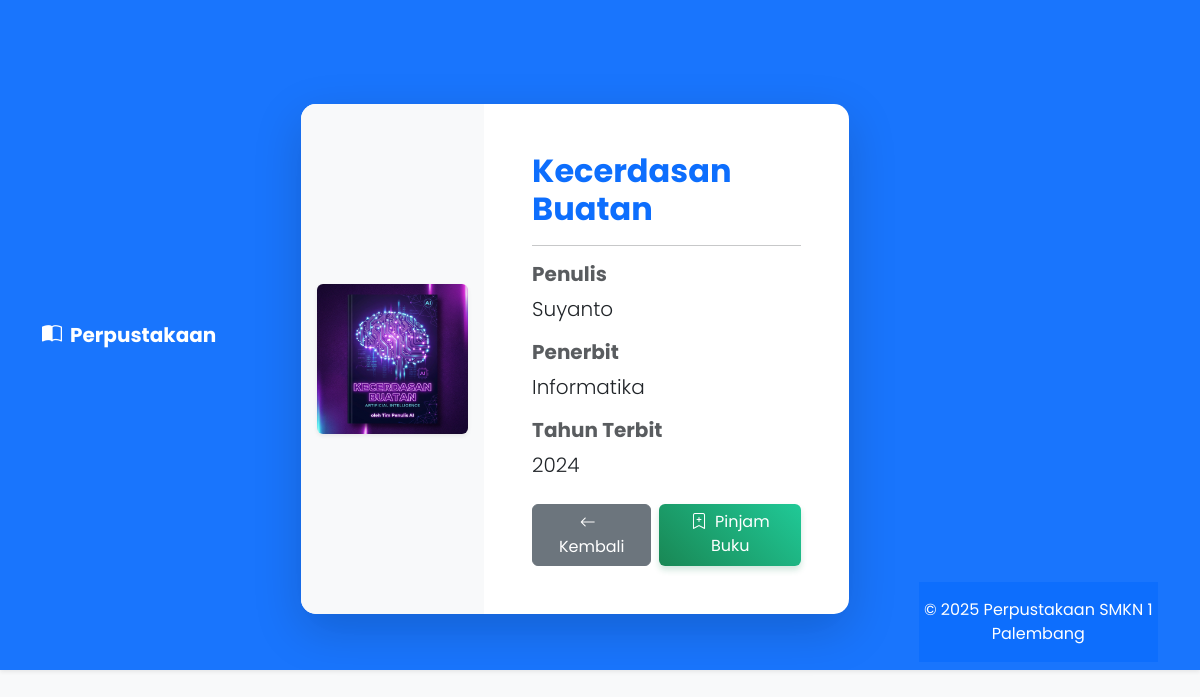
/Perpus/detail_buku.php?id=5 (signed in), run on the app's committed database.
### tables this page shows
CREATE TABLE `buku` (
  `id_buku` int NOT NULL,
  `judul` varchar(255) NOT NULL,
  `penulis` varchar(255) NOT NULL,
  `penerbit` varchar(255) DEFAULT NULL,
  `tahun_terbit` year DEFAULT NULL,
  `cover` varchar(255) DEFAULT NULL,
  `kategori` varchar(100) DEFAULT NULL,
  `isbn` varchar(20) DEFAULT NULL,
  `stok` int DEFAULT '0'
);

### Perpus/detail_buku.php (the view, shortened to what this page needs)
<?php
include 'koneksi.php';
$id = $_GET['id'];
$query = $conn->query("SELECT * FROM buku WHERE id_buku = '$id'");
$buku = $query->fetch_assoc();
?>
<!DOCTYPE html>
<html lang="id">
<head>
  <link href="https://cdn.jsdelivr.net/npm/bootstrap@5.3.2/dist/css/bootstrap.min.css" rel="stylesheet">
  <link rel="stylesheet" href="https://cdn.jsdelivr.net/npm/bootstrap-icons@1.11.1/font/bootstrap-icons.css">
  <link rel="stylesheet" href="style.css">
</head>
<body>
  <nav class="navbar navbar-expand-lg navbar-dark fixed-top shadow-sm">
    <div class="container">
      <a class="navbar-brand fw-bold" href="index.php">
        <i class="bi bi-book-half me-2"></i>Perpustakaan
      </a>
      <div class="collapse navbar-collapse" id="navbarNav">
        <ul class="navbar-nav ms-auto align-items-center">
  <div class="container py-5 mt-5">
    <div class="row justify-content-center">
        <div class="col-md-10">
            <div class="card shadow-lg border-0 overflow-hidden">
                <div class="row g-0">
                    <div class="col-md-4 bg-light d-flex align-items-center justify-content-center p-3">
                        <img src="cover/<?= $buku['cover'] ?>" class="img-fluid shadow-sm rounded" style="max-height: 500px; object-fit: contain;" alt="<?= $buku['judul'] ?>">
                    </div>
                    <div class="col-md-8">
                        <div class="card-body p-5">
                            <h2 class="fw-bold text-primary mb-3"><?= $buku['judul'] ?></h2>
                            <hr>
                            <div class="mb-3">
                                <h5 class="fw-bold text-muted">Penulis</h5>
                                <p class="lead"><?= $buku['penulis'] ?></p>
                            </div>
                            <div class="mb-3">
                                <h5 class="fw-bold text-muted">Penerbit</h5>
                                <p class="lead"><?= $buku['penerbit'] ?></p>
                            </div>
                            <div class="mb-4">
                                <h5 class="fw-bold text-muted">Tahun Terbit</h5>
                                <p class="lead"><?= $buku['tahun_terbit'] ?></p>
                            </div>
                            <div class="d-flex gap-2">
                                <a href="buku.php" class="btn btn-secondary px-4">
                                    <i class="bi bi-arrow-left me-2"></i>Kembali
                                </a>
                                <?php if($_SESSION['role'] != 'kapus'): ?>
                                <a href="transaksi_peminjaman.php?id_buku=<?= $buku['id_buku'] ?>" class="btn btn-success px-4">
                                    <i class="bi bi-bookmark-plus me-2"></i>Pinjam Buku
                                </a>
                                <?php endif; ?>
                            </div>
                        </div>
                    </div>
                </div>
            </div>
        </div>
    </div>
  </div>
  <footer class="bg-primary text-white text-center py-3 mt-auto">
    &copy; 2025 Perpustakaan SMKN 1 Palembang
  </footer>
</body>
</html>

### Perpus/style.css (style rules this page uses)
body { font-family: 'Poppins', sans-serif; background-color: #f8f9fa; color: #333; }
.navbar { background: rgba(13, 110, 253, 0.95) !important; backdrop-filter: blur(10px); }
.card { transition: transform 0.3s ease, box-shadow 0.3s ease; border: none; border-radius: 15px; overflow: hidden; box-shadow: 0 5px 15px rgba(0, 0, 0, 0.05); height: 100%; }
.card-body { padding: 1.5rem; }
footer { background-color: #0d6efd; color: white; padding: 3rem 0; }
.btn-success { background: linear-gradient(45deg, #198754, #20c997); border: none; box-shadow: 0 4px 6px rgba(25, 135, 84, 0.2); }

### data on the page
buku: cover (picture), judul "Kecerdasan Buatan", penulis "Suyanto", penerbit "Informatika", tahun_terbit "2024"
